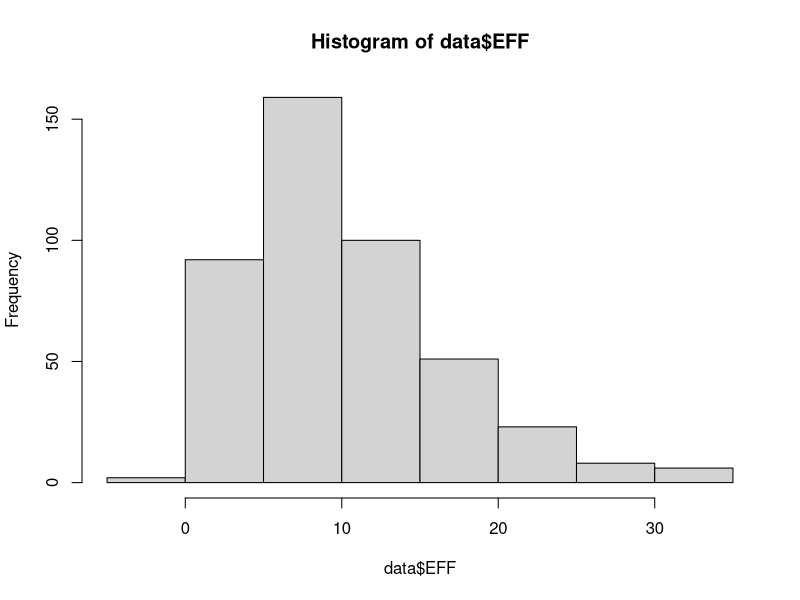
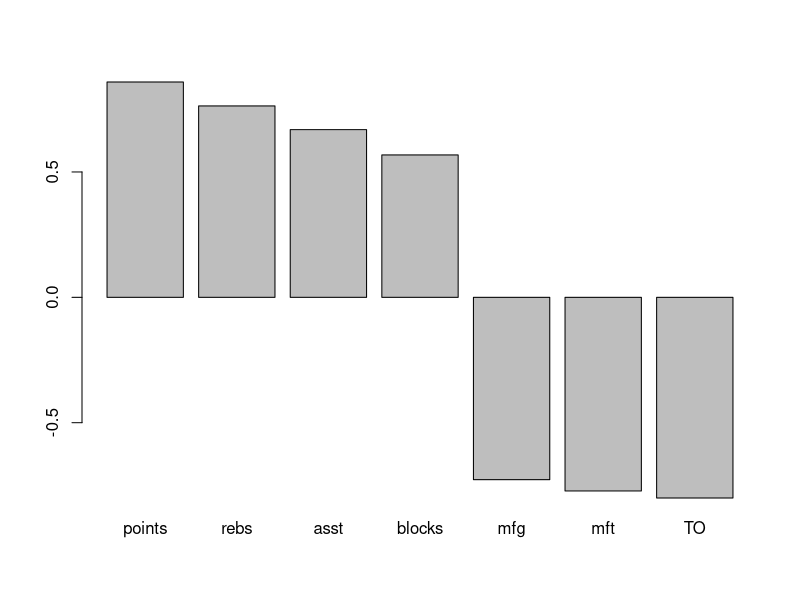
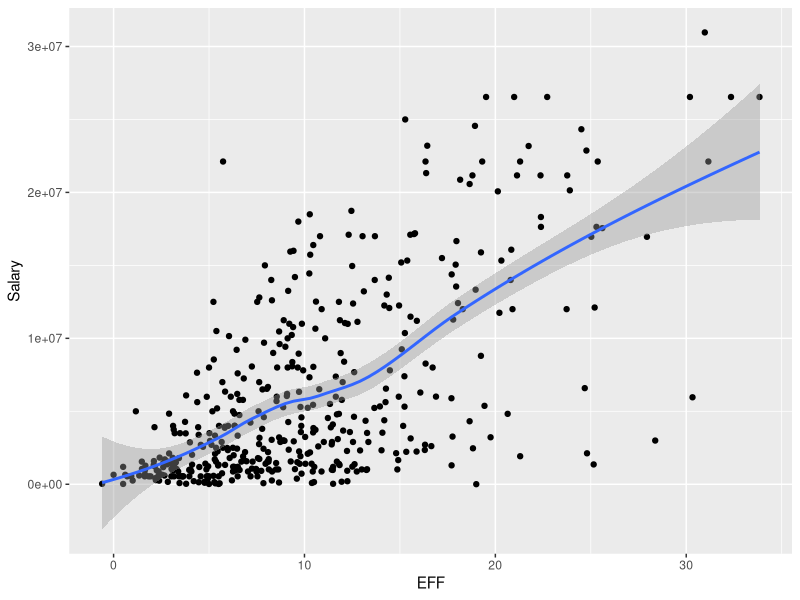
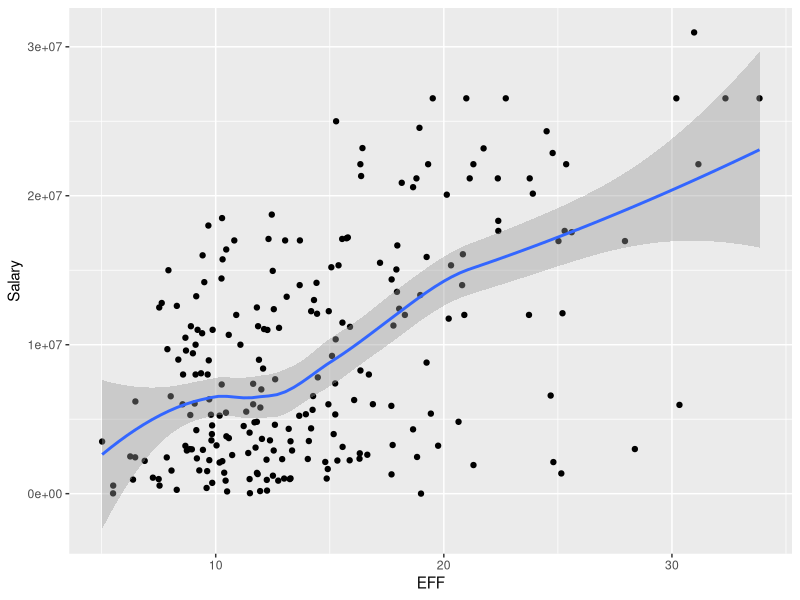

The R source for these figures, in order:
## ---- chunk 1
require(knitr)
knitr::opts_chunk$set(echo = TRUE)
opts_knit$set(root.dir = "/Users/JustinNelson/Desktop/Junior Fall/Stat 133/stat133-hws-fall17/hw02/data")
library(ggplot2)
library(dplyr)
## ---- chunk 2
dat <- read.csv(file="nba2017-player-statistics.csv")
colnames(dat)
position <- factor(c('C', 'PF', 'PG', 'SF', 'SG'))
position
dat <- read.csv(file="nba2017-player-statistics.csv", colClasses = c('character', 'character', "factor", 'character', 'double', rep("integer", 19)))

str(dat)
## ---- chunk 3
library(readr)
data <- read_csv(file="nba2017-player-statistics.csv", col_types = list(Position = col_factor(c('C', 'PF', 'PG', 'SG', 'SF'))))
str(data)
## ---- chunk 4
data$Experience <- gsub('R', 1, data$Experience)
data <- transform(data, Experience = as.integer(Experience))
str(data)
## ---- chunk 5
data$Missed_FG <- data$FGA - data$FGM
data$Missed_FT <- data$FTA - data$FTM
data$PTS <- (data$Points2 * 2) + (data$FTM * 1) + (data$Points3 * 3)
data$REB <- data$OREB + data$DREB
data$MPG <- data$MIN / data$GP
data$EFF <- (data$PTS + data$REB + data$AST + data$STL + data$BLK - data$Missed_FG - data$Missed_FT - data$TO) / data$GP
summary(data$EFF)
hist(data$EFF)

top_10 <- slice(arrange(select(data, Player, Team, Salary, EFF), desc(EFF)), 1:10)
top_10

neg <- select(filter(data, EFF < 0), Player, EFF)
neg

cpts <- cor(data$EFF, data$PTS)
creb <- cor(data$EFF, data$REB)
cast <- cor(data$EFF, data$AST)
cblk <- cor(data$EFF, data$BLK)
cmfg <- -cor(data$EFF, data$Missed_FG)
cmft <- -cor(data$EFF, data$Missed_FT)
cto <- -cor(data$EFF, data$TO)
cgp <- cor(data$EFF, data$GP)

cpts
creb
cast
cblk
cmfg
cmft
cto
cgp

correlations <- sort((c(cpts, creb, cast, cblk, cmfg, cmft, cto)), decreasing = TRUE)
correlations
barplot(correlations, names.arg = c('points', 'rebs', 'asst', 'blocks', 'mfg', 'mft', 'TO'))

## ---- chunk 6
eff_salary_graph <- ggplot(data, aes(x = EFF, y = Salary)) + geom_point() + geom_smooth(method = "loess")
eff_salary_graph

eff_salary_corr <- cor(data$EFF, data$Salary)
eff_salary_corr

#This graph and the correlation tells us that there is a positive, and somewhat strong correlation between EFF and salary - aka, the better a player is as determined by the EFF metric, they get paid more.

players2 <- filter(data, MPG > 20)
players2_graph <- ggplot(players2, aes(x = EFF, y = Salary)) + geom_point() + geom_smooth(method = "loess")
players2_graph

players2_cor <- cor(players2$EFF, players2$Salary)
players2_cor

#To my surprise, there is actually a lower correlation between "established" players EFF and salary. Upon further thought, this makes sense because teams are likely willing to pay high-promising rookies a huge amount of money to lock them in, despite them not proving their worth in the NBA yet. Those who are more established have lower long-term potential due to their age, and also the "hype" around them has probably diminished.
